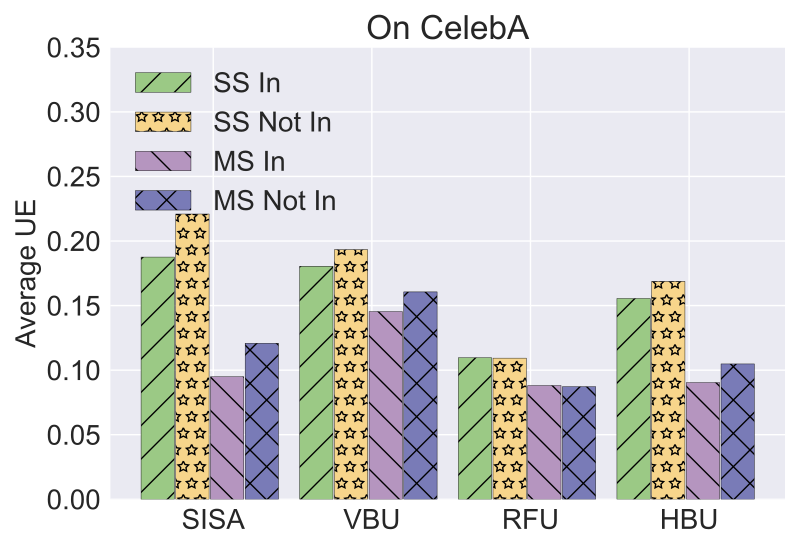

The Python source for this figure:
import matplotlib.pyplot as plt
import numpy as np

# user num = 50
labels = ['SISA', 'VBU', 'RFU', 'HBU']
#unl_fr = [10*10*0.22 *5, 10*10*0.22*5, 10*10*0.22 *5, 10*10*0.22*5 , 10*10*0.22*5  , 10*10*0.22*5  ]

unl_ss_in = [0.18756  , 0.180475 , 0.10961 , 0.1554977 ]
unl_ss_not_in = [0.22093   , 0.193280    , 0.109307     , 0.168709]


unl_ms_in = [0.094853     , 0.145325   , 0.08809 , 0.09037]
unl_ms_not_in = [0.120854   , 0.160598 , 0.08719  , 0.104830]


sisa_unl = [0.18756, 0.22093, 0.094853, 0.120854]
vbu_unl = [0.180475, 0.193280, 0.145325, 0.160598]
rfu_unl = [0.10961, 0.109307,  0.08809, 0.08719]
hbu_unl = [0.1554977, 0.168709, 0.09037, 0.104830]

x = np.arange(len(labels))  # the label locations
width = 0.7  # the width of the bars
# no_noise = np.around(no_noise,0)
# samping = np.around(samping,0)
# ldp = np.around(ldp,0)

# plt.style.use('bmh')

plt.style.use('seaborn')

plt.figure()
#plt.subplots(figsize=(8, 5.3))
#plt.bar(x - width / 2 - width / 8 + width / 8, unl_fr, width=0.168, label='Retrain', color='dodgerblue', hatch='/')
plt.bar(x - width / 2 - width / 8 + width / 8 , unl_ss_in,   width=0.21, label='SS In', color='#9BC985', edgecolor='black', hatch='/')
plt.bar(x - width / 8 - width / 16,  unl_ss_not_in, width=0.21, label='SS Not In', color='#F7D58B', edgecolor='black', hatch='*')
plt.bar(x + width / 8, unl_ms_in, width=0.21, label='MS In', color='#B595BF',edgecolor='black', hatch='\\')
plt.bar( x + width / 2 - width / 8 + width / 16, unl_ms_not_in, width=0.21, label='MS Not In', color='#797BB7', edgecolor='black', hatch='x')



# plt.bar(x - width / 2.5 ,  unl_br, width=width/3, label='VBU', color='orange', hatch='\\')
# plt.bar(x,unl_self_r, width=width/3, label='RFU-SS', color='g', hatch='x')
# plt.bar(x + width / 2.5,  unl_hess_r, width=width/3, label='HBU', color='tomato', hatch='-')


# Add some text for labels, title and custom x-axis tick labels, etc.
plt.ylabel('Average UE', fontsize=20)
# ax.set_title('Performance of Different Users n')
plt.xticks(x, labels, fontsize=20)
# ax.set_xticklabels(labels,fontsize=15)

my_y_ticks = np.arange(0, 0.37, 0.05)
plt.yticks(my_y_ticks, fontsize=20)
# ax.set_yticklabels(my_y_ticks,fontsize=15)

# Set the background of the axes, which is the area of the plot, to grey
# plt.gca().set_facecolor('grey')

# Set the grid with white color and a specific linestyle and linewidth
# plt.grid(color='white', linestyle='-', linewidth=0.5)

# plt.grid(axis='y')

plt.title('On CelebA', fontsize=24)
plt.legend(loc='upper left', fontsize=20)
# plt.xlabel('$\it{ESS}$' ,fontsize=20)
# ax.bar_label(rects1, padding=1)
# ax.bar_label(rects2, padding=3)
# ax.bar_label(rects3, padding=3)

plt.tight_layout()

plt.rcParams['figure.figsize'] = (2.0, 1)
plt.rcParams['image.interpolation'] = 'nearest'
plt.rcParams['figure.subplot.left'] = 0.11
plt.rcParams['figure.subplot.bottom'] = 0.08
plt.rcParams['figure.subplot.right'] = 0.977
plt.rcParams['figure.subplot.top'] = 0.969
plt.savefig('celebA_influence_app_unl_analysis_bar.pdf', format='pdf', dpi=200)
plt.show()
